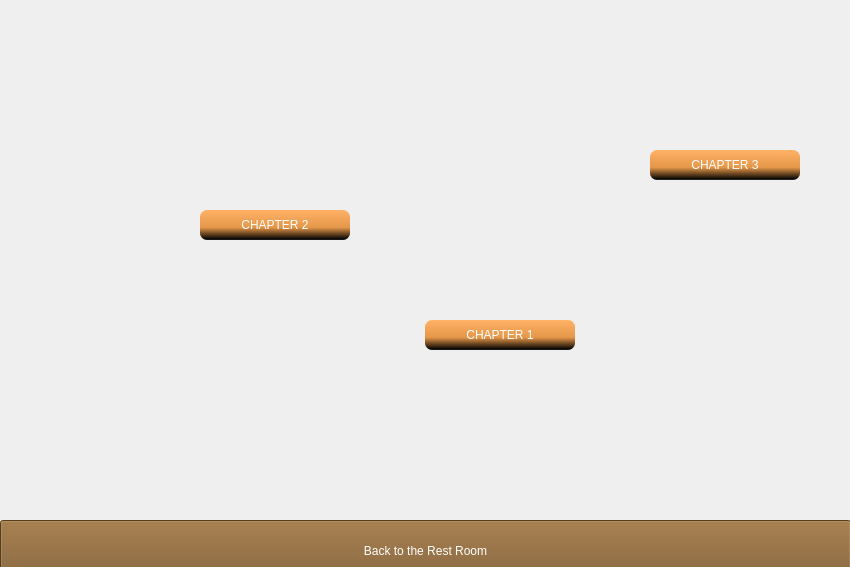
<?xml version="1.0" encoding="UTF-8"?>
<ui version="4.0">
 <class>ChooseScene</class>
 <widget class="QWidget" name="ChooseScene">
  <property name="geometry">
   <rect>
    <x>0</x>
    <y>0</y>
    <width>850</width>
    <height>567</height>
   </rect>
  </property>
  <property name="windowTitle">
   <string>Form</string>
  </property>
  <widget class="QPushButton" name="chapter1_btn">
   <property name="geometry">
    <rect>
     <x>425</x>
     <y>320</y>
     <width>150</width>
     <height>30</height>
    </rect>
   </property>
   <property name="styleSheet">
    <string notr="true">background-color: qlineargradient(spread:pad, x1:0, y1:0, x2:0, y2:1, stop:0 rgba(255, 178, 102, 255), stop:0.579545 rgba(228, 144, 60, 236), stop:0.98 rgba(0, 0, 0, 255), stop:1 rgba(0, 0, 0, 0));
color: rgb(255, 255, 255);
border:0px groove gray;
border-radius:7px;padding:2px 4px;
font_size: 15px;
text-align: center;
font: 700 9pt &quot;Microsoft YaHei UI&quot;;</string>
   </property>
   <property name="text">
    <string>CHAPTER 1</string>
   </property>
  </widget>
  <widget class="QPushButton" name="chapter2_btn">
   <property name="geometry">
    <rect>
     <x>200</x>
     <y>210</y>
     <width>150</width>
     <height>30</height>
    </rect>
   </property>
   <property name="styleSheet">
    <string notr="true">background-color: qlineargradient(spread:pad, x1:0, y1:0, x2:0, y2:1, stop:0 rgba(255, 178, 102, 255), stop:0.579545 rgba(228, 144, 60, 236), stop:0.98 rgba(0, 0, 0, 255), stop:1 rgba(0, 0, 0, 0));
color: rgb(255, 255, 255);
border:0px groove gray;
border-radius:7px;
padding:2px 4px;
font_size: 15px;
text-align: center;
font: 700 9pt &quot;Microsoft YaHei UI&quot;;</string>
   </property>
   <property name="text">
    <string>CHAPTER 2</string>
   </property>
  </widget>
  <widget class="QPushButton" name="chapter3_btn">
   <property name="geometry">
    <rect>
     <x>650</x>
     <y>150</y>
     <width>150</width>
     <height>30</height>
    </rect>
   </property>
   <property name="styleSheet">
    <string notr="true">background-color: qlineargradient(spread:pad, x1:0, y1:0, x2:0, y2:1, stop:0 rgba(255, 178, 102, 255), stop:0.579545 rgba(228, 144, 60, 236), stop:0.98 rgba(0, 0, 0, 255), stop:1 rgba(0, 0, 0, 0));
color: rgb(255, 255, 255);
border:0px groove gray;
border-radius:7px;padding:2px 4px;
font_size: 15px;
text-align: center;
font: 700 9pt &quot;Microsoft YaHei UI&quot;;</string>
   </property>
   <property name="text">
    <string>CHAPTER 3</string>
   </property>
  </widget>
  <widget class="QPushButton" name="pushButton">
   <property name="geometry">
    <rect>
     <x>0</x>
     <y>520</y>
     <width>851</width>
     <height>61</height>
    </rect>
   </property>
   <property name="styleSheet">
    <string notr="true">background-color: rgb(123, 85, 38);
font: 24pt &quot;Harry P&quot;;
color: rgb(255, 255, 255);
border-color: rgba(255, 255, 255, 0);</string>
   </property>
   <property name="text">
    <string>Back to the Rest Room</string>
   </property>
  </widget>
 </widget>
 <resources/>
 <connections/>
</ui>
